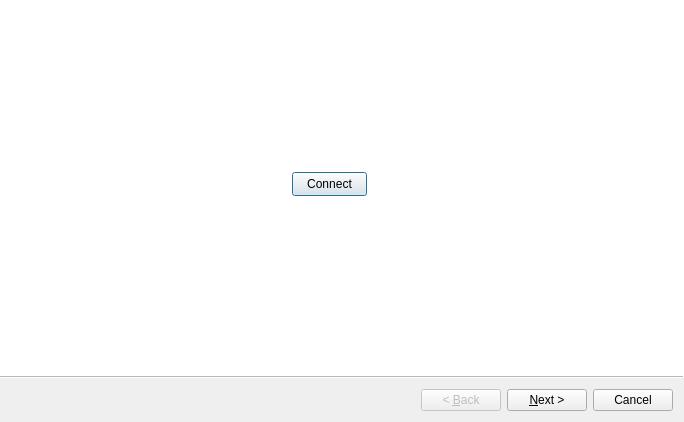
<?xml version="1.0" encoding="UTF-8"?>
<ui version="4.0">
 <class>Wizard</class>
 <widget class="QWizard" name="Wizard">
  <property name="geometry">
   <rect>
    <x>0</x>
    <y>0</y>
    <width>684</width>
    <height>422</height>
   </rect>
  </property>
  <property name="windowTitle">
   <string>Wizard</string>
  </property>
  <property name="wizardStyle">
   <enum>QWizard::WizardStyle::ModernStyle</enum>
  </property>
  <widget class="QWizardPage" name="wizardPage1_launch">
   <widget class="QPushButton" name="pushButton_launch">
    <property name="geometry">
     <rect>
      <x>290</x>
      <y>170</y>
      <width>75</width>
      <height>24</height>
     </rect>
    </property>
    <property name="text">
     <string>Connect</string>
    </property>
   </widget>
  </widget>
  <widget class="QWizardPage" name="wizardPage2_model">
   <widget class="QPushButton" name="pushButton_load">
    <property name="geometry">
     <rect>
      <x>190</x>
      <y>180</y>
      <width>75</width>
      <height>24</height>
     </rect>
    </property>
    <property name="text">
     <string>Load</string>
    </property>
    <property name="icon">
     <iconset theme="QIcon::ThemeIcon::GoDown"/>
    </property>
   </widget>
   <widget class="QLabel" name="label_project">
    <property name="geometry">
     <rect>
      <x>280</x>
      <y>140</y>
      <width>49</width>
      <height>16</height>
     </rect>
    </property>
    <property name="text">
     <string>TextLabel</string>
    </property>
   </widget>
   <widget class="QLabel" name="label_model">
    <property name="geometry">
     <rect>
      <x>280</x>
      <y>220</y>
      <width>49</width>
      <height>16</height>
     </rect>
    </property>
    <property name="text">
     <string>TextLabel</string>
    </property>
   </widget>
   <widget class="QPlainTextEdit" name="plainTextEdit_prj">
    <property name="geometry">
     <rect>
      <x>340</x>
      <y>130</y>
      <width>311</width>
      <height>51</height>
     </rect>
    </property>
    <property name="readOnly">
     <bool>true</bool>
    </property>
    <property name="plainText">
     <string>&lt;.femprj path&gt;</string>
    </property>
   </widget>
   <widget class="QPlainTextEdit" name="plainTextEdit_model">
    <property name="geometry">
     <rect>
      <x>340</x>
      <y>210</y>
      <width>311</width>
      <height>41</height>
     </rect>
    </property>
    <property name="plainText">
     <string>&lt;analysis model name&gt;</string>
    </property>
   </widget>
   <widget class="QTextEdit" name="textEdit">
    <property name="geometry">
     <rect>
      <x>110</x>
      <y>280</y>
      <width>451</width>
      <height>81</height>
     </rect>
    </property>
    <property name="readOnly">
     <bool>true</bool>
    </property>
    <property name="markdown">
     <string>.femprj ファイルを開いてください。

目的の解析モデルを開き、Load を押してください。

</string>
    </property>
    <property name="html">
     <string>&lt;!DOCTYPE HTML PUBLIC &quot;-//W3C//DTD HTML 4.0//EN&quot; &quot;http://www.w3.org/TR/REC-html40/strict.dtd&quot;&gt;
&lt;html&gt;&lt;head&gt;&lt;meta name=&quot;qrichtext&quot; content=&quot;1&quot; /&gt;&lt;meta charset=&quot;utf-8&quot; /&gt;&lt;style type=&quot;text/css&quot;&gt;
p, li { white-space: pre-wrap; }
hr { height: 1px; border-width: 0; }
li.unchecked::marker { content: &quot;\2610&quot;; }
li.checked::marker { content: &quot;\2612&quot;; }
&lt;/style&gt;&lt;/head&gt;&lt;body style=&quot; font-family:'Yu Gothic UI'; font-size:9pt; font-weight:400; font-style:normal;&quot;&gt;
&lt;p style=&quot; margin-top:6px; margin-bottom:6px; margin-left:0px; margin-right:0px; -qt-block-indent:0; text-indent:0px;&quot;&gt;.femprj ファイルを開いてください。&lt;/p&gt;
&lt;p style=&quot; margin-top:6px; margin-bottom:6px; margin-left:0px; margin-right:0px; -qt-block-indent:0; text-indent:0px;&quot;&gt;目的の解析モデルを開き、Load を押してください。&lt;/p&gt;&lt;/body&gt;&lt;/html&gt;</string>
    </property>
   </widget>
  </widget>
  <widget class="QWizardPage" name="wizardPage3_param">
   <widget class="QPushButton" name="pushButton_load_prm">
    <property name="geometry">
     <rect>
      <x>9</x>
      <y>85</y>
      <width>75</width>
      <height>24</height>
     </rect>
    </property>
    <property name="text">
     <string>Load</string>
    </property>
    <property name="icon">
     <iconset theme="QIcon::ThemeIcon::GoDown"/>
    </property>
   </widget>
   <widget class="QTableView" name="tableView_prm">
    <property name="geometry">
     <rect>
      <x>90</x>
      <y>9</y>
      <width>585</width>
      <height>291</height>
     </rect>
    </property>
    <property name="editTriggers">
     <set>QAbstractItemView::EditTrigger::AllEditTriggers</set>
    </property>
   </widget>
   <widget class="QTextEdit" name="textEdit_2">
    <property name="geometry">
     <rect>
      <x>154</x>
      <y>328</y>
      <width>331</width>
      <height>41</height>
     </rect>
    </property>
    <property name="html">
     <string>&lt;!DOCTYPE HTML PUBLIC &quot;-//W3C//DTD HTML 4.0//EN&quot; &quot;http://www.w3.org/TR/REC-html40/strict.dtd&quot;&gt;
&lt;html&gt;&lt;head&gt;&lt;meta name=&quot;qrichtext&quot; content=&quot;1&quot; /&gt;&lt;meta charset=&quot;utf-8&quot; /&gt;&lt;style type=&quot;text/css&quot;&gt;
p, li { white-space: pre-wrap; }
hr { height: 1px; border-width: 0; }
li.unchecked::marker { content: &quot;\2610&quot;; }
li.checked::marker { content: &quot;\2612&quot;; }
&lt;/style&gt;&lt;/head&gt;&lt;body style=&quot; font-family:'Yu Gothic UI'; font-size:9pt; font-weight:400; font-style:normal;&quot;&gt;
&lt;p style=&quot; margin-top:0px; margin-bottom:0px; margin-left:0px; margin-right:0px; -qt-block-indent:0; text-indent:0px;&quot;&gt;最適化する変数を選んでください。&lt;/p&gt;
&lt;p style=&quot; margin-top:0px; margin-bottom:0px; margin-left:0px; margin-right:0px; -qt-block-indent:0; text-indent:0px;&quot;&gt;初期値、上限、下限を指定してください。&lt;/p&gt;&lt;/body&gt;&lt;/html&gt;</string>
    </property>
   </widget>
  </widget>
  <widget class="QWizardPage" name="wizardPage4_obj">
   <widget class="QTextEdit" name="textEdit_3">
    <property name="geometry">
     <rect>
      <x>145</x>
      <y>309</y>
      <width>421</width>
      <height>51</height>
     </rect>
    </property>
    <property name="readOnly">
     <bool>true</bool>
    </property>
    <property name="html">
     <string>&lt;!DOCTYPE HTML PUBLIC &quot;-//W3C//DTD HTML 4.0//EN&quot; &quot;http://www.w3.org/TR/REC-html40/strict.dtd&quot;&gt;
&lt;html&gt;&lt;head&gt;&lt;meta name=&quot;qrichtext&quot; content=&quot;1&quot; /&gt;&lt;meta charset=&quot;utf-8&quot; /&gt;&lt;style type=&quot;text/css&quot;&gt;
p, li { white-space: pre-wrap; }
hr { height: 1px; border-width: 0; }
li.unchecked::marker { content: &quot;\2610&quot;; }
li.checked::marker { content: &quot;\2612&quot;; }
&lt;/style&gt;&lt;/head&gt;&lt;body style=&quot; font-family:'Yu Gothic UI'; font-size:9pt; font-weight:400; font-style:normal;&quot;&gt;
&lt;p style=&quot; margin-top:0px; margin-bottom:0px; margin-left:0px; margin-right:0px; -qt-block-indent:0; text-indent:0px;&quot;&gt;最適化する目的関数を選んでください。&lt;/p&gt;
&lt;p style=&quot; margin-top:0px; margin-bottom:0px; margin-left:0px; margin-right:0px; -qt-block-indent:0; text-indent:0px;&quot;&gt;※ Femtet のパラメトリック解析ダイアログで目的関数を定義してください。&lt;/p&gt;&lt;/body&gt;&lt;/html&gt;</string>
    </property>
   </widget>
   <widget class="QTableView" name="tableView_obj">
    <property name="geometry">
     <rect>
      <x>81</x>
      <y>0</y>
      <width>585</width>
      <height>291</height>
     </rect>
    </property>
    <property name="editTriggers">
     <set>QAbstractItemView::EditTrigger::AllEditTriggers</set>
    </property>
   </widget>
   <widget class="QPushButton" name="pushButton_load_obj">
    <property name="geometry">
     <rect>
      <x>0</x>
      <y>76</y>
      <width>75</width>
      <height>24</height>
     </rect>
    </property>
    <property name="text">
     <string>Load</string>
    </property>
    <property name="icon">
     <iconset theme="QIcon::ThemeIcon::GoDown"/>
    </property>
   </widget>
  </widget>
  <widget class="QWizardPage" name="wizardPage9_verify">
   <widget class="QTextEdit" name="textEdit_4">
    <property name="geometry">
     <rect>
      <x>150</x>
      <y>270</y>
      <width>421</width>
      <height>51</height>
     </rect>
    </property>
    <property name="readOnly">
     <bool>true</bool>
    </property>
    <property name="html">
     <string>&lt;!DOCTYPE HTML PUBLIC &quot;-//W3C//DTD HTML 4.0//EN&quot; &quot;http://www.w3.org/TR/REC-html40/strict.dtd&quot;&gt;
&lt;html&gt;&lt;head&gt;&lt;meta name=&quot;qrichtext&quot; content=&quot;1&quot; /&gt;&lt;meta charset=&quot;utf-8&quot; /&gt;&lt;style type=&quot;text/css&quot;&gt;
p, li { white-space: pre-wrap; }
hr { height: 1px; border-width: 0; }
li.unchecked::marker { content: &quot;\2610&quot;; }
li.checked::marker { content: &quot;\2612&quot;; }
&lt;/style&gt;&lt;/head&gt;&lt;body style=&quot; font-family:'Yu Gothic UI'; font-size:9pt; font-weight:400; font-style:normal;&quot;&gt;
&lt;p style=&quot; margin-top:0px; margin-bottom:0px; margin-left:0px; margin-right:0px; -qt-block-indent:0; text-indent:0px;&quot;&gt;よろしいですか？&lt;/p&gt;&lt;/body&gt;&lt;/html&gt;</string>
    </property>
   </widget>
   <widget class="QTreeView" name="treeView">
    <property name="geometry">
     <rect>
      <x>100</x>
      <y>30</y>
      <width>511</width>
      <height>231</height>
     </rect>
    </property>
   </widget>
  </widget>
 </widget>
 <resources/>
 <connections>
  <connection>
   <sender>pushButton_launch</sender>
   <signal>clicked()</signal>
   <receiver>Wizard</receiver>
   <slot>connect_process()</slot>
   <hints>
    <hint type="sourcelabel">
     <x>320</x>
     <y>179</y>
    </hint>
    <hint type="destinationlabel">
     <x>339</x>
     <y>-14</y>
    </hint>
   </hints>
  </connection>
  <connection>
   <sender>pushButton_load</sender>
   <signal>clicked()</signal>
   <receiver>Wizard</receiver>
   <slot>load_model()</slot>
   <hints>
    <hint type="sourcelabel">
     <x>227</x>
     <y>187</y>
    </hint>
    <hint type="destinationlabel">
     <x>190</x>
     <y>-20</y>
    </hint>
   </hints>
  </connection>
  <connection>
   <sender>pushButton_load_prm</sender>
   <signal>clicked()</signal>
   <receiver>Wizard</receiver>
   <slot>load_prm()</slot>
   <hints>
    <hint type="sourcelabel">
     <x>58</x>
     <y>94</y>
    </hint>
    <hint type="destinationlabel">
     <x>84</x>
     <y>-12</y>
    </hint>
   </hints>
  </connection>
  <connection>
   <sender>pushButton_load_obj</sender>
   <signal>clicked()</signal>
   <receiver>Wizard</receiver>
   <slot>load_obj()</slot>
   <hints>
    <hint type="sourcelabel">
     <x>50</x>
     <y>83</y>
    </hint>
    <hint type="destinationlabel">
     <x>64</x>
     <y>-1</y>
    </hint>
   </hints>
  </connection>
 </connections>
 <slots>
  <signal>process_loaded()</signal>
  <slot>connect_process()</slot>
  <slot>load_model()</slot>
  <slot>load_prm()</slot>
  <slot>load_obj()</slot>
 </slots>
</ui>
